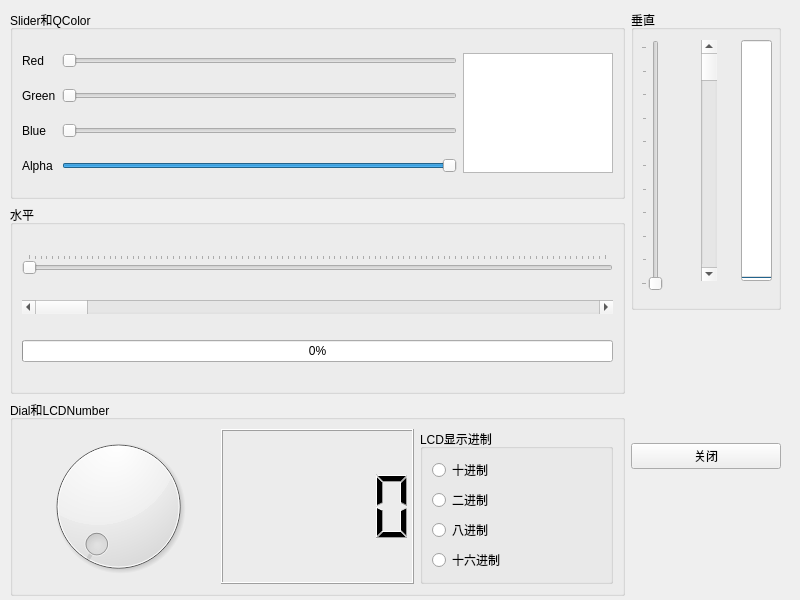
<?xml version="1.0" encoding="UTF-8"?>
<ui version="4.0">
 <class>Widget</class>
 <widget class="QWidget" name="Widget">
  <property name="geometry">
   <rect>
    <x>0</x>
    <y>0</y>
    <width>800</width>
    <height>600</height>
   </rect>
  </property>
  <property name="windowTitle">
   <string>Widget</string>
  </property>
  <widget class="QWidget" name="horizontalLayoutWidget">
   <property name="geometry">
    <rect>
     <x>10</x>
     <y>10</y>
     <width>771</width>
     <height>586</height>
    </rect>
   </property>
   <layout class="QHBoxLayout" name="horizontalLayout">
    <item>
     <layout class="QVBoxLayout" name="verticalLayout">
      <item>
       <widget class="QGroupBox" name="groupBox_3">
        <property name="minimumSize">
         <size>
          <width>0</width>
          <height>0</height>
         </size>
        </property>
        <property name="title">
         <string>Slider和QColor</string>
        </property>
        <layout class="QGridLayout" name="gridLayout_2">
         <item row="0" column="0">
          <widget class="QLabel" name="label">
           <property name="text">
            <string>Red</string>
           </property>
          </widget>
         </item>
         <item row="0" column="1">
          <widget class="QSlider" name="horizontalSliderRed">
           <property name="maximum">
            <number>255</number>
           </property>
           <property name="orientation">
            <enum>Qt::Horizontal</enum>
           </property>
          </widget>
         </item>
         <item row="0" column="2" rowspan="4">
          <widget class="QTextEdit" name="textEdit">
           <property name="maximumSize">
            <size>
             <width>150</width>
             <height>16777215</height>
            </size>
           </property>
          </widget>
         </item>
         <item row="1" column="0">
          <widget class="QLabel" name="label_2">
           <property name="text">
            <string>Green</string>
           </property>
          </widget>
         </item>
         <item row="1" column="1">
          <widget class="QSlider" name="horizontalSliderGreen">
           <property name="maximum">
            <number>255</number>
           </property>
           <property name="orientation">
            <enum>Qt::Horizontal</enum>
           </property>
          </widget>
         </item>
         <item row="2" column="0">
          <widget class="QLabel" name="label_3">
           <property name="text">
            <string>Blue</string>
           </property>
          </widget>
         </item>
         <item row="2" column="1">
          <widget class="QSlider" name="horizontalSliderBlue">
           <property name="maximum">
            <number>255</number>
           </property>
           <property name="orientation">
            <enum>Qt::Horizontal</enum>
           </property>
          </widget>
         </item>
         <item row="3" column="0">
          <widget class="QLabel" name="label_4">
           <property name="text">
            <string>Alpha</string>
           </property>
          </widget>
         </item>
         <item row="3" column="1">
          <widget class="QSlider" name="horizontalSliderAlpha">
           <property name="maximum">
            <number>255</number>
           </property>
           <property name="value">
            <number>255</number>
           </property>
           <property name="orientation">
            <enum>Qt::Horizontal</enum>
           </property>
          </widget>
         </item>
        </layout>
       </widget>
      </item>
      <item>
       <widget class="QGroupBox" name="groupBox">
        <property name="title">
         <string>水平</string>
        </property>
        <layout class="QVBoxLayout" name="verticalLayout_2">
         <item>
          <widget class="QSlider" name="horizontalSlider">
           <property name="maximum">
            <number>100</number>
           </property>
           <property name="orientation">
            <enum>Qt::Horizontal</enum>
           </property>
           <property name="tickPosition">
            <enum>QSlider::TicksAbove</enum>
           </property>
          </widget>
         </item>
         <item>
          <widget class="QScrollBar" name="horizontalScrollBar">
           <property name="maximum">
            <number>100</number>
           </property>
           <property name="orientation">
            <enum>Qt::Horizontal</enum>
           </property>
          </widget>
         </item>
         <item>
          <widget class="QProgressBar" name="progressBarHorizontal">
           <property name="value">
            <number>0</number>
           </property>
          </widget>
         </item>
        </layout>
       </widget>
      </item>
      <item>
       <widget class="QGroupBox" name="groupBox_2">
        <property name="title">
         <string>Dial和LCDNumber</string>
        </property>
        <layout class="QHBoxLayout" name="horizontalLayout_2">
         <item>
          <widget class="QDial" name="dial"/>
         </item>
         <item>
          <widget class="QLCDNumber" name="lcdNumber"/>
         </item>
         <item>
          <widget class="QGroupBox" name="groupBox_5">
           <property name="title">
            <string>LCD显示进制</string>
           </property>
           <layout class="QVBoxLayout" name="verticalLayout_3">
            <item>
             <widget class="QRadioButton" name="radioButtonDec">
              <property name="text">
               <string>十进制</string>
              </property>
             </widget>
            </item>
            <item>
             <widget class="QRadioButton" name="radioButtonBin">
              <property name="text">
               <string>二进制</string>
              </property>
             </widget>
            </item>
            <item>
             <widget class="QRadioButton" name="radioButtonOct">
              <property name="text">
               <string>八进制</string>
              </property>
             </widget>
            </item>
            <item>
             <widget class="QRadioButton" name="radioButtonHex">
              <property name="text">
               <string>十六进制</string>
              </property>
             </widget>
            </item>
           </layout>
          </widget>
         </item>
        </layout>
       </widget>
      </item>
     </layout>
    </item>
    <item>
     <layout class="QGridLayout" name="gridLayout">
      <item row="2" column="0">
       <spacer name="verticalSpacer">
        <property name="orientation">
         <enum>Qt::Vertical</enum>
        </property>
        <property name="sizeHint" stdset="0">
         <size>
          <width>20</width>
          <height>40</height>
         </size>
        </property>
       </spacer>
      </item>
      <item row="3" column="0">
       <widget class="QPushButton" name="pushButton">
        <property name="text">
         <string>关闭</string>
        </property>
       </widget>
      </item>
      <item row="4" column="0">
       <spacer name="verticalSpacer_2">
        <property name="orientation">
         <enum>Qt::Vertical</enum>
        </property>
        <property name="sizeHint" stdset="0">
         <size>
          <width>20</width>
          <height>40</height>
         </size>
        </property>
       </spacer>
      </item>
      <item row="1" column="0">
       <widget class="QGroupBox" name="groupBox_4">
        <property name="minimumSize">
         <size>
          <width>150</width>
          <height>300</height>
         </size>
        </property>
        <property name="title">
         <string>垂直</string>
        </property>
        <widget class="QSlider" name="verticalSlider">
         <property name="geometry">
          <rect>
           <x>10</x>
           <y>30</y>
           <width>22</width>
           <height>251</height>
          </rect>
         </property>
         <property name="maximum">
          <number>100</number>
         </property>
         <property name="orientation">
          <enum>Qt::Vertical</enum>
         </property>
         <property name="tickPosition">
          <enum>QSlider::TicksAbove</enum>
         </property>
        </widget>
        <widget class="QScrollBar" name="verticalScrollBar">
         <property name="geometry">
          <rect>
           <x>70</x>
           <y>30</y>
           <width>16</width>
           <height>241</height>
          </rect>
         </property>
         <property name="maximum">
          <number>100</number>
         </property>
         <property name="orientation">
          <enum>Qt::Vertical</enum>
         </property>
        </widget>
        <widget class="QProgressBar" name="progressBarVertical">
         <property name="geometry">
          <rect>
           <x>110</x>
           <y>30</y>
           <width>31</width>
           <height>241</height>
          </rect>
         </property>
         <property name="value">
          <number>0</number>
         </property>
         <property name="orientation">
          <enum>Qt::Vertical</enum>
         </property>
        </widget>
       </widget>
      </item>
     </layout>
    </item>
   </layout>
  </widget>
 </widget>
 <resources/>
 <connections>
  <connection>
   <sender>pushButton</sender>
   <signal>clicked()</signal>
   <receiver>Widget</receiver>
   <slot>close()</slot>
   <hints>
    <hint type="sourcelabel">
     <x>69</x>
     <y>34</y>
    </hint>
    <hint type="destinationlabel">
     <x>399</x>
     <y>299</y>
    </hint>
   </hints>
  </connection>
 </connections>
</ui>
